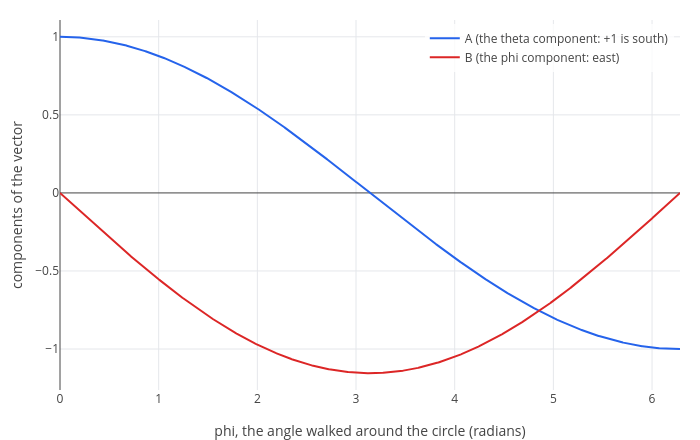

Notebook cell for this chart:
### Markdown cell above
The vector comes back pointing **north**: $A = -1$. It was never turned along the way, yet after one loop it is
reversed. The solution is $A = \cos(\phi\cos\theta_0)$, so the vector turns relative to the coordinate grid at rate
$\cos\theta_0$. `odeplot` takes the same arguments plus one more, what to draw: `[phi A]` puts the angle $\phi$ on
the horizontal axis and the component $A$ on the vertical one. Here are both components along the way:

### Code cell
pa = odeplot([sin(th)*cos(th)*B, -cos(th)/sin(th)*A], [A B], phi, [1 0], 0, 2*pi, [phi A]);
pb = odeplot([sin(th)*cos(th)*B, -cos(th)/sin(th)*A], [A B], phi, [1 0], 0, 2*pi, [phi B]);
labels(legend(show(pa, pb), "A (the theta component: +1 is south)", "B (the phi component: east)"), "phi, the angle walked around the circle (radians)", "components of the vector")

### Figure 1 — Plotly figure (JSON) as saved in the notebook; plotly's stock layout.template omitted (floating-point values rounded to 4 significant figures; data arrays with more than 128 entries replaced by an {"elided": "..."} marker saying what was removed)
{"data": [{"line": {"color": "#2563eb", "width": 2}, "mode": "lines", "name": "A (the theta component: +1 is south)", "type": "scatter", "x": {"elided": "1431 float values"}, "y": {"elided": "1431 float values"}}, {"line": {"color": "#dc2626", "width": 2}, "mode": "lines", "name": "B (the phi component: east)", "type": "scatter", "x": {"elided": "1431 float values"}, "y": {"elided": "1431 float values"}}], "layout": {"height": 440, "legend": {"bgcolor": "rgba(255,255,255,0.8)", "x": 0.99, "xanchor": "right", "y": 0.99, "yanchor": "top"}, "margin": {"b": 50, "l": 60, "r": 20, "t": 20}, "showlegend": true, "title": {"text": ""}, "width": 700, "xaxis": {"title": {"text": "phi, the angle walked around the circle (radians)"}, "zeroline": true}, "yaxis": {"range": [-1.262, 1.108], "title": {"text": "components of the vector"}, "zeroline": true}}}
